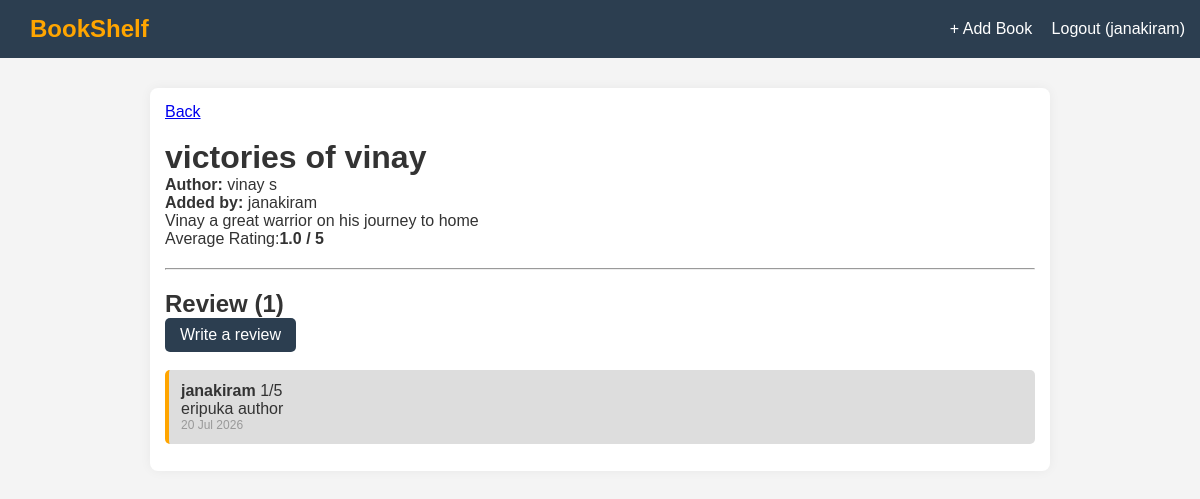
/book/1/ (signed in), run on the app's committed database.
### books/models.py (models this page shows, shortened)
class Book(models.Model):
    title = models.CharField(max_length=200)
    author = models.CharField(max_length=200)
    cover = models.ImageField(upload_to='covers/', blank=True)
    description = models.TextField(blank=True)
    added_by = models.ForeignKey(
        settings.AUTH_USER_MODEL,
        on_delete=models.CASCADE,
        related_name='books'
    )
    created_at = models.DateTimeField(auto_now_add=True)

class Review(models.Model):
    book = models.ForeignKey(Book, on_delete=models.CASCADE, related_name='reviews')
    user = models.ForeignKey(settings.AUTH_USER_MODEL, on_delete=models.CASCADE)
    rating = models.IntegerField()
    comment = models.TextField(blank=True)
    created_at = models.DateTimeField(auto_now_add=True)

### books/views.py (the view)
# urls.py: path('book/<int:pk>/', views.book_details, name='book_detail'),
def book_details(request, pk):
    book = get_object_or_404(Book, pk=pk)
    reviews = book.reviews.select_related('user').order_by('-created_at')
    avg = reviews.aggregate(avg_rating=Avg('rating'))['avg_rating']
    return render(request, 'books/book_details.html', {
        'book': book,
        'reviews': reviews,
        'avg': avg,
    })

### books/templates/books/book_details.html (shortened to what this page needs)
{% extends 'base.html' %}
{% block content %}
    <a href="{% url 'book_list' %}">Back</a>
    <br><br>
    <h1>{{book.title}}</h1>
    <p><strong>Author:</strong> {{ book.author }}</p>
    <p><strong>Added by:</strong> {{ book.added_by.username }}</p>
    {% if book.description %}
        <p>{{ book.description}}</p>
    {% endif %}
    {% if avg %}
        <p>Average Rating:<strong>{{ avg|floatformat:1}} / 5</strong></p>
    {% endif %}
    <hr style="margin:20px 0;">
    <h2>Review ({{ reviews|length }})</h2>
    {% if user.is_authenticated %}
        <a class="btn" href="{% url 'add_review' book.pk %}">Write a review</a>
        <br><br>
    {% endif %}
    {% for review in reviews %}
        <div class="review">
             <p><strong>{{ review.user.username }}</strong> {{ review.rating }}/5</p>
            <p>{{ review.comment }}</p>
            <p style="font-size:12px; color:#999;">{{ review.created_at|date:"d M Y"}}</p>
            </div>
    {% empty %}
        <p>No reviews yet.</p>
    {% endfor %}
{% endblock %}

### templates/base.html (shortened to what this page needs)
{% load static %}
<!DOCTYPE html>
<html lang="en">
<head>
    <link rel="stylesheet" href="{% static 'style.css' %}">
</head>
<body>
    <nav>
        <a class="brand" href="{% url 'book_list' %}">BookShelf</a>
        <div>
            {% if user.is_authenticated %}
                <a href="{% url 'book_add' %}">+ Add Book</a>
                <a href="{% url 'logout' %}">Logout ({{ user.username }})</a>
            {% else %}
                <a href="{% url 'login' %}">Login</a>
            {% endif %}
        </div>
    </nav>
    <div class="container">
        {% block content %}{% endblock %}
    </div>
</body>
</html>

### static/style.css (style rules this page uses)
* { margin: 0; padding: 0; box-sizing: border-box; }
body { font-family: Arial, Helvetica, sans-serif; background: #f4f4f4; color: #333; }
nav { display: flex; justify-content: space-between; background: #2c3e50; padding: 15px; align-items: center; }
nav a { color: white; text-decoration: none; margin-left: 15px; }
.brand { font-size: 24px; font-weight: bold; color: orange; }
.container { max-width: 900px; margin: 30px auto; padding: 15px; background: white; border-radius: 8px; box-shadow: 0 0 12px rgba(0,0,0,0.05); }
.btn { display: inline-block; padding: 8px 15px; background: #2c3e50; color: white; text-decoration: none; border-radius: 5px; }
.review { background: #ddd; padding: 12px; margin-bottom: 12px; border-left: 4px solid orange; border-radius: 5px; }

### data on the page
Book: title "victories of vinay", author "vinay s", added_by.username "janakiram", description "Vinay a great warrior on his journey to home"
Review: user.username "janakiram", rating "1", comment "eripuka author", created_at "20 Jul 2026"

### other printed values
{{ user.username }} "janakiram"
{{ avg|floatformat:1 }} "1.0"
{{ reviews|length }} "1"
